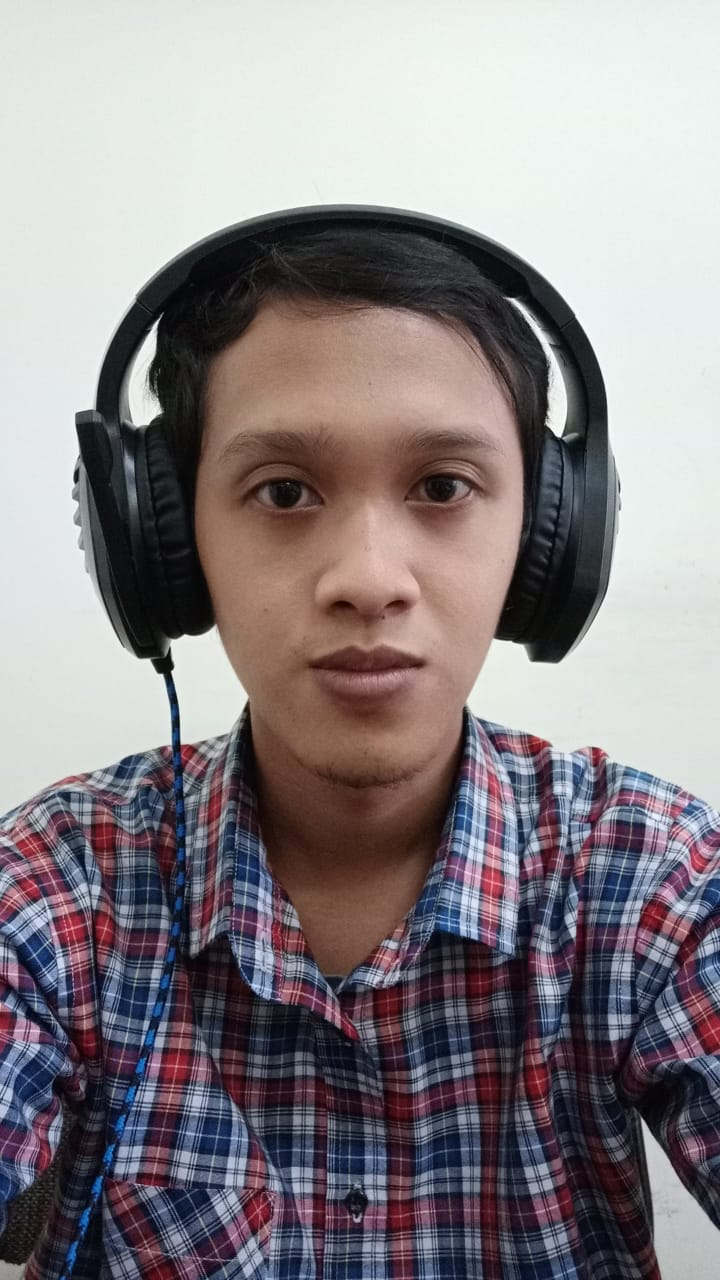
#> input picture AndroidFaceAuthentication/app/src/main/assets/indra.jpeg, 720 x 1280 px
$ python ResizeImage.py --input ../../AndroidFaceAuthentication/app/src/main/assets --output out --width 100 --height 100
#> lines starting #> are read from the running program, lines starting #| are printed output that depends on the picture
import numpy as np
import argparse
import cv2
import os
import glob
from PIL import Image

#python ResizeImage.py -i E:\_kerja\lcc-fasd-casia\LCC_FASD\LCC_FASD_development\spoof\*.png  -o E:\_kerja\development_224px\spoof\ -width 224 -height 224

# python ResizeImage.py -i /media/user/Dataset/_kerja/lcc-fasd-casia/LCC_FASD/LCC_FASD_development/spoof -o /media/user/Dataset/_kerja/llc-fasd_112/llc_fasd_development/spoof -width 112 -height 112
# construct the argument parse and parse the arguments
ap = argparse.ArgumentParser()
ap.add_argument("-i", "--input", type=str, required=True,
                help="path to input folder")
ap.add_argument("-o", "--output", type=str, required=True,
                help="path to output directory of cropped faces")
ap.add_argument("-width", "--width", type=int, required=True,
                help="resize width")
ap.add_argument("-height", "--height", type=int, required=True,
                help="resize height")

args = vars(ap.parse_args())
saved = 0

imageSource = args["input"]
print("image folder : " + imageSource)

width_new = int(args["width"])
height_new = int(args["height"])
dim = (width_new, height_new)

os.chdir(imageSource)
# for file in glob.glob(imageSource):
# numFile = len([name for name in os.listdir() if os.path.isfile(name)])
# print("numFIle : ", numFile)
for file in os.listdir():
    if os.path.isfile(file):
        img = cv2.imread(file, cv2.IMREAD_UNCHANGED)
#> img is the input picture: shape (1280, 720, 3); mean B, G, R 133.8, 130.1, 136.9

        # [5 lines of commented-out code are left out]
        height, width, channels = img.shape
#> height = 1280; width = 720; channels = 3

        print('Original Dimensions : ', img.shape)
#| Original Dimensions :  (1280, 720, 3)

        # scale_percent = 60  # percent of original size
        # width_new = int(img.shape[1] * scale_percent / 100)
        # height_new = int(img.shape[0] * scale_percent / 100)

        resized = cv2.resize(img, dim, interpolation=cv2.INTER_AREA)
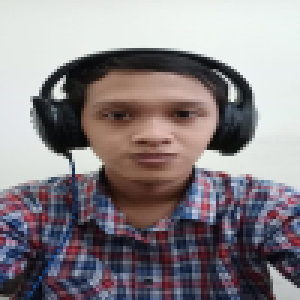
#> resized: shape (100, 100, 3) (shown 3 times larger); mean B, G, R 133.8, 130.2, 136.9

        print('Resized Dimensions : ', resized.shape)
#| Resized Dimensions :  (100, 100, 3)
        p = os.path.sep.join([args["output"], "bf{}.png".format(saved)])

        cv2.imwrite(p, resized)
        saved += 1
        print("[INFO] saved {} to disk".format(p))
#> pass 2 of the loop `for file in os.listdir():`:
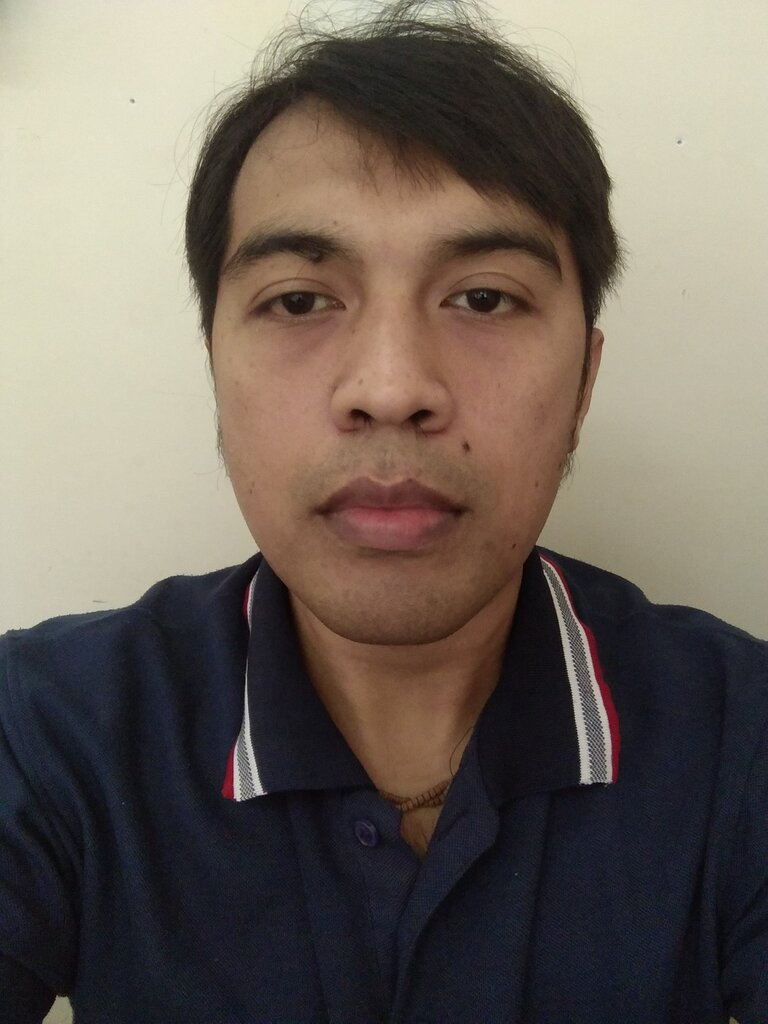
#> input picture AndroidFaceAuthentication/app/src/main/assets/sampleDendy.jpg, 768 x 1024 px
#> img is the input picture: shape (1024, 768, 3); mean B, G, R 91.9, 101.1, 111
#| Original Dimensions :  (1024, 768, 3)
#> `resized = cv2.resize(img, dim, interpolation=cv2.INTER_AREA)`:
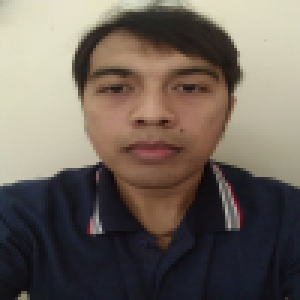
#> resized: shape (100, 100, 3) (shown 3 times larger); mean B, G, R 91.9, 101.1, 111
#| Resized Dimensions :  (100, 100, 3)
